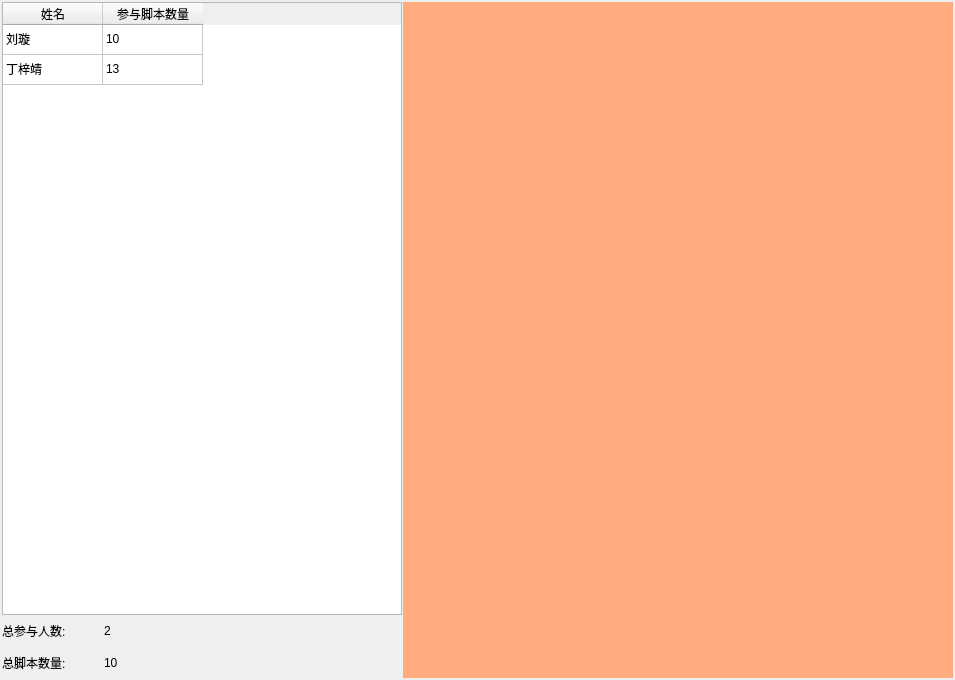
<?xml version="1.0" encoding="UTF-8"?>
<ui version="4.0">
 <class>Form</class>
 <widget class="QWidget" name="Form">
  <property name="geometry">
   <rect>
    <x>0</x>
    <y>0</y>
    <width>955</width>
    <height>680</height>
   </rect>
  </property>
  <property name="windowTitle">
   <string>Form</string>
  </property>
  <layout class="QGridLayout" name="gridLayout">
   <property name="leftMargin">
    <number>2</number>
   </property>
   <property name="topMargin">
    <number>2</number>
   </property>
   <property name="rightMargin">
    <number>2</number>
   </property>
   <property name="bottomMargin">
    <number>2</number>
   </property>
   <property name="spacing">
    <number>1</number>
   </property>
   <item row="0" column="0">
    <widget class="QTableWidget" name="tableWidget">
     <property name="maximumSize">
      <size>
       <width>400</width>
       <height>16777215</height>
      </size>
     </property>
     <attribute name="horizontalHeaderVisible">
      <bool>true</bool>
     </attribute>
     <attribute name="verticalHeaderVisible">
      <bool>false</bool>
     </attribute>
     <row>
      <property name="text">
       <string>新建行</string>
      </property>
     </row>
     <row>
      <property name="text">
       <string>新建行</string>
      </property>
     </row>
     <column>
      <property name="text">
       <string>姓名</string>
      </property>
     </column>
     <column>
      <property name="text">
       <string>参与脚本数量</string>
      </property>
     </column>
     <item row="0" column="0">
      <property name="text">
       <string>刘璇</string>
      </property>
     </item>
     <item row="0" column="1">
      <property name="text">
       <string>10</string>
      </property>
     </item>
     <item row="1" column="0">
      <property name="text">
       <string>丁梓靖</string>
      </property>
     </item>
     <item row="1" column="1">
      <property name="text">
       <string>13</string>
      </property>
     </item>
    </widget>
   </item>
   <item row="0" column="1" rowspan="2">
    <widget class="QWidget" name="widget" native="true">
     <property name="minimumSize">
      <size>
       <width>531</width>
       <height>0</height>
      </size>
     </property>
     <property name="styleSheet">
      <string notr="true">background-color: rgb(255, 170, 127);</string>
     </property>
    </widget>
   </item>
   <item row="1" column="0">
    <layout class="QGridLayout" name="gridLayout_2">
     <item row="0" column="0">
      <widget class="QLabel" name="label_num_people">
       <property name="minimumSize">
        <size>
         <width>0</width>
         <height>30</height>
        </size>
       </property>
       <property name="text">
        <string>总参与人数:</string>
       </property>
      </widget>
     </item>
     <item row="0" column="1">
      <widget class="QLabel" name="num_people">
       <property name="text">
        <string>2</string>
       </property>
      </widget>
     </item>
     <item row="1" column="0">
      <widget class="QLabel" name="label_js_number">
       <property name="minimumSize">
        <size>
         <width>95</width>
         <height>31</height>
        </size>
       </property>
       <property name="maximumSize">
        <size>
         <width>101</width>
         <height>31</height>
        </size>
       </property>
       <property name="text">
        <string>总脚本数量:</string>
       </property>
      </widget>
     </item>
     <item row="1" column="1">
      <widget class="QLabel" name="js_number">
       <property name="text">
        <string>10</string>
       </property>
      </widget>
     </item>
    </layout>
   </item>
  </layout>
 </widget>
 <resources/>
 <connections/>
</ui>
